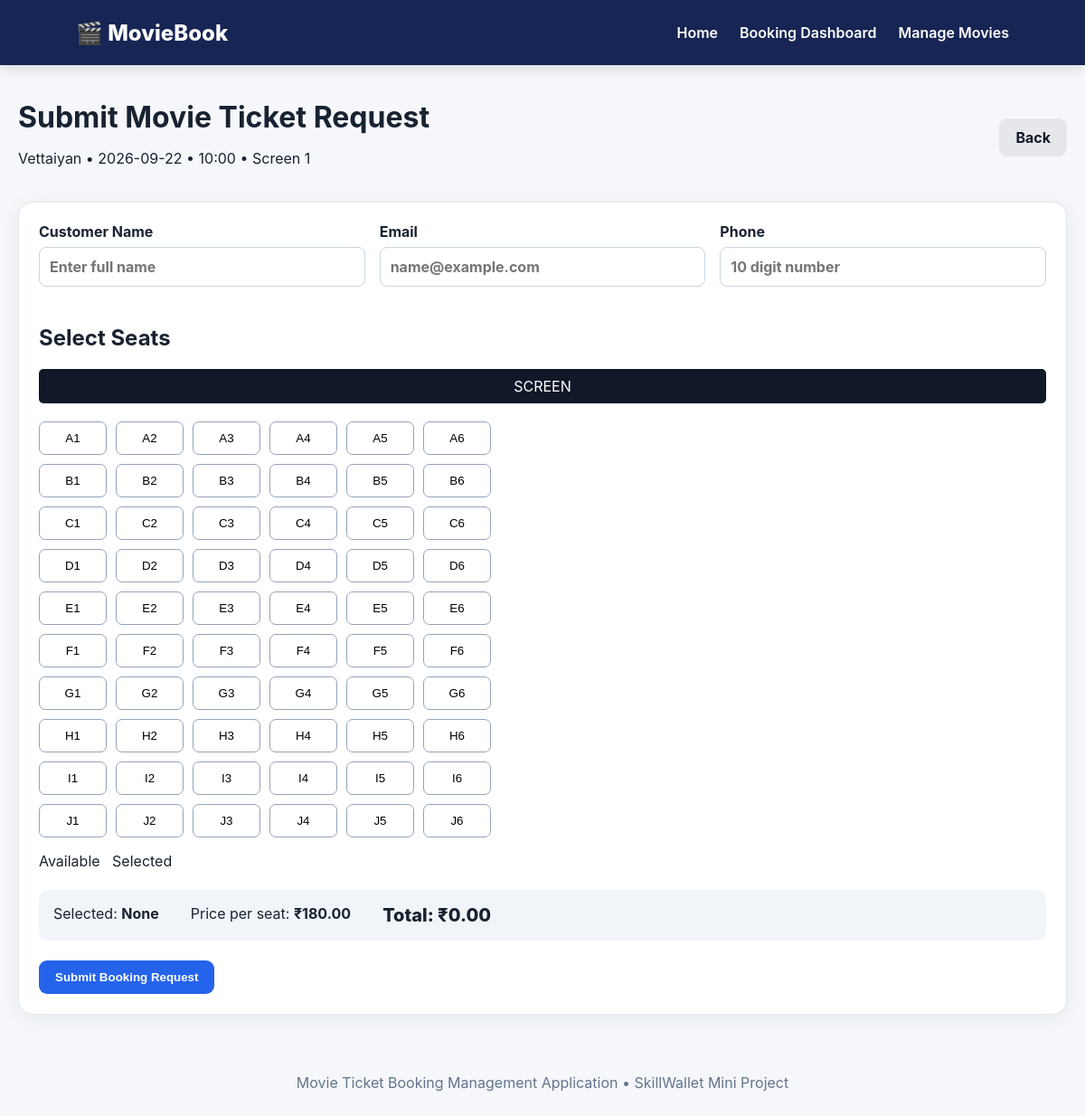
Screenshot of /book/1 with the database file from the repository.
### tables this page shows
CREATE TABLE movies (
        id INTEGER PRIMARY KEY AUTOINCREMENT,
        title TEXT NOT NULL,
        genre TEXT NOT NULL,
        duration INTEGER NOT NULL,
        language TEXT NOT NULL,
        certificate TEXT NOT NULL,
        description TEXT
    );

CREATE TABLE shows (
        id INTEGER PRIMARY KEY AUTOINCREMENT,
        movie_id INTEGER NOT NULL,
        show_date TEXT NOT NULL,
        show_time TEXT NOT NULL,
        screen TEXT NOT NULL,
        total_seats INTEGER NOT NULL DEFAULT 60,
        price REAL NOT NULL,
        FOREIGN KEY(movie_id) REFERENCES movies(id) ON DELETE CASCADE
    );

### app.py (the view, shortened to what this page needs)
@app.route("/book/<int:show_id>", methods=["GET", "POST"])
def book(show_id):
    conn = get_db()
    show = conn.execute("""
        SELECT s.*, m.title, m.genre, m.language, m.certificate
        FROM shows s JOIN movies m ON m.id=s.movie_id WHERE s.id=?
    """, (show_id,)).fetchone()
    if not show:
        conn.close()
        return "Show not found", 404
    seats = available_seats(conn, show_id)
    conn.close()
    return render_template("book.html", show=show, seats=seats)

### app.py (called while the page is built)
def get_db():
    conn = sqlite3.connect(DB_PATH)
    conn.row_factory = sqlite3.Row
    conn.execute("PRAGMA foreign_keys = ON")
    return conn

def available_seats(conn, show_id):
    show = conn.execute("SELECT total_seats FROM shows WHERE id=?", (show_id,)).fetchone()
    if not show:
        return []
    occupied = set()
    rows = conn.execute(
        "SELECT seats FROM bookings WHERE show_id=? AND status IN ('Pending','Confirmed','Processing')",
        (show_id,)
    ).fetchall()
    for row in rows:
        occupied.update(s.strip() for s in row["seats"].split(",") if s.strip())
    all_seats = [f"{r}{n}" for r in "ABCDEFGHIJ" for n in range(1, 7)]
    return [s for s in all_seats if s not in occupied][:show["total_seats"]]

### templates/book.html (shortened to what this page needs)
{% extends "base.html" %}
{% block content %}
<div class="page-head">
  <div>
    <h1>Submit Movie Ticket Request</h1>
    <p>{{ show.title }} • {{ show.show_date }} • {{ show.show_time }} • {{ show.screen }}</p>
  </div>
  <a class="btn secondary" href="{{ url_for('index') }}">Back</a>
</div>
<form method="POST" id="bookingForm" class="form-card">
  <div class="form-grid">
    <label>Customer Name<input name="customer_name" required placeholder="Enter full name"></label>
    <label>Email<input type="email" name="email" required placeholder="name@example.com"></label>
    <label>Phone<input name="phone" required pattern="[0-9]{10}" placeholder="10 digit number"></label>
  </div>
  <h2>Select Seats</h2>
  <div class="screen">SCREEN</div>
  <div class="seat-grid">
    {% for seat in seats %}
      <button type="button" class="seat" data-seat="{{ seat }}">{{ seat }}</button>
    {% endfor %}
  </div>
  <p class="legend"> Available &nbsp;  Selected</p>
  <div class="summary">
    <div>Selected: <strong id="seatText">None</strong></div>
    <div>Price per seat: <strong>₹{{ "%.2f"|format(show.price) }}</strong></div>
    <div class="total">Total: ₹<span id="total">0.00</span></div>
  </div>
  <button class="btn" type="submit">Submit Booking Request</button>
</form>
{% endblock %}

### static/style.css (style rules this page uses)
* { box-sizing:border-box }
body { margin:0;font-family:Inter,Segoe UI,Arial,sans-serif;background:#f5f7fb;color:#182230 }
h1 { margin:8px 0 6px }
h2 { margin-top:28px }
.movie-card,.show-card,.form-card,.table-card { background:white;border-radius:16px;padding:22px;box-shadow:0 5px 20px #1e293b12;border:1px solid #e5e7eb }
.btn { display:inline-block;border:0;background:#2563eb;color:#fff;text-decoration:none;padding:11px 18px;border-radius:9px;font-weight:700;cursor:pointer }
.btn.secondary { background:#e5e7eb;color:#111827 }
.page-head { display:flex;justify-content:space-between;align-items:center;margin-bottom:22px }
.form-grid { display:grid;grid-template-columns:repeat(3,1fr);gap:16px }
label { display:block;font-weight:700;margin-bottom:14px }
input,textarea { display:block;width:100%;margin-top:7px;padding:11px;border:1px solid #cbd5e1;border-radius:8px;font:inherit }
.screen { background:#111827;color:white;text-align:center;padding:9px;border-radius:5px;margin:15px 0 20px }
.seat-grid { display:grid;grid-template-columns:repeat(6,1fr);gap:10px;max-width:500px }
.seat { border:1px solid #94a3b8;background:#fff;padding:10px;border-radius:7px;cursor:pointer }
.summary { display:flex;gap:35px;flex-wrap:wrap;margin:22px 0;padding:16px;background:#f1f5f9;border-radius:10px }
.total { font-size:20px;font-weight:800 }

### rows the page displays
movies: title "Vettaiyan"
shows: show_date "2026-09-22", show_time "10:00", screen "Screen 1", price "180.00"

### other values shown
{{ seat }} "A1" "A2" "A3" "A4" "A5" "A6" "B1" "B2" "B3" "B4" "B5" "B6" "C1" "C2" "C3" "C4" "C5" "C6" "D1" "D2" "D3" "D4" "D5" "D6" "E1" "E2" "E3" "E4" "E5" "E6" "F1" "F2" "F3" "F4" "F5" "F6" "G1" "G2" "G3" "G4" "G5" "G6" "H1" "H2" "H3" "H4" "H5" "H6" "I1" "I2" "I3" "I4" "I5" "I6" "J1" "J2" "J3" "J4" "J5" "J6"
